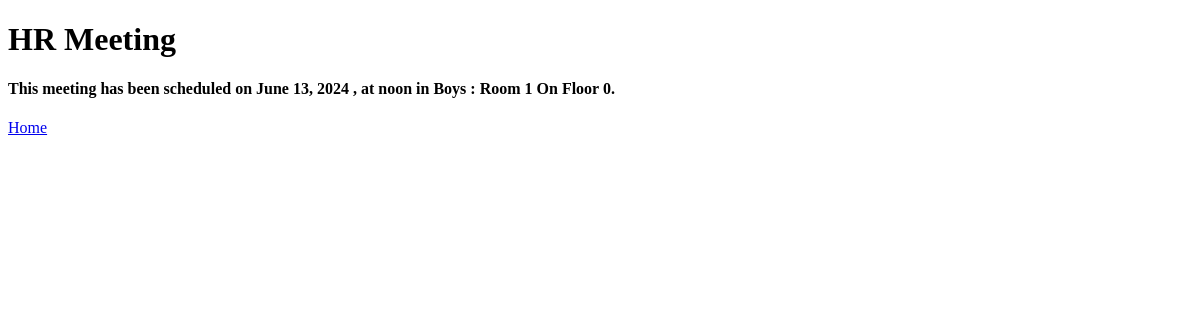
The page /meetings/1 on the database as committed earlier.
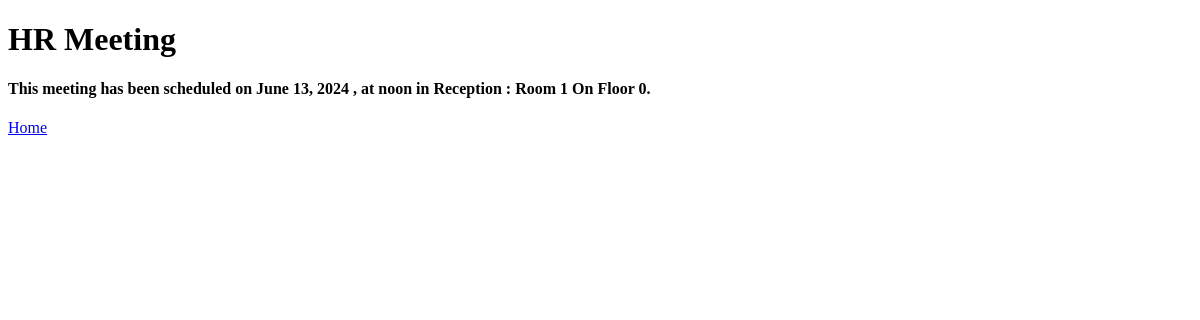
The same page on the database as committed later.
### meetings/models.py (models this page shows, shortened)
class Meeting(models.Model):
    title = models.CharField(max_length=200)
    date = models.DateField()
    start_time = models.TimeField(default=time(9))
    duration = models.IntegerField(default=1)
    room = models.ForeignKey(Room, on_delete=models.CASCADE)

class Room(models.Model):
    name = models.CharField(max_length=50)
    floor = models.IntegerField(default=0)
    room_number = models.IntegerField(default=0)
    def __str__(self):
        return f'{self.name} : Room {self.room_number} On Floor {self.floor}'

### meetings/views.py (the view)
# urls.py: path('<int:id>', views.detail, name="detail"),
def detail(request, id):
    meeting = Meeting.objects.get(pk=id)
    return render(request, 'meetings/detail.html', {'meeting' : meeting})

### meetings/templates/meetings/detail.html (shortened to what this page needs)
<!DOCTYPE html>
<html lang="en">
<head>
</head>
<body>
    <h1>{{meeting.title}}</h1>
    <h4>This meeting has been scheduled on {{meeting.date}} ,
        at {{meeting.start_time}} in <strong>{{meeting.room}}</strong>.
    </h4>
    <a href="{% url 'welcome' %}">Home</a>
</body>
</html>

Rows that differ between the two databases and show on the page:
changed through a linked row, Meeting "HR Meeting": room "Boys : Room 1 On Floor 0" → "Reception : Room 1 On Floor 0"
